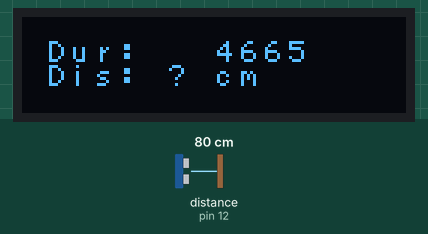
Simulated run of this sketch. Board: Arduino Uno, built with avr-gcc and run on an emulated ATmega328P. Parts: 128×32 one-colour display. Wiring (inferred from the names in the program): ultrasonic range finder: trigger pin 13; echo pin 12; SSD1306 OLED at I2C address 0x3C. Inputs (shaded band) come from the test bench; at power-on: distance to the obstacle (sensor on pin 12) 80 cm. The echo pulse lasts 58.3 µs per cm.

Above: at 3.1 s.
3.2 s: distance to the obstacle (sensor on pin 12) set to 2 cm
At 5.7 s:
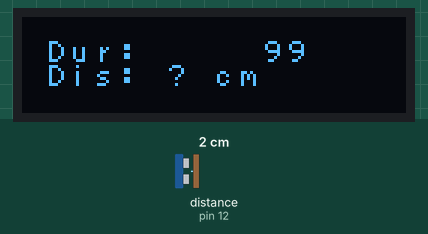
6.6 s: distance to the obstacle (sensor on pin 12) set to 250 cm
At 8.3 s:
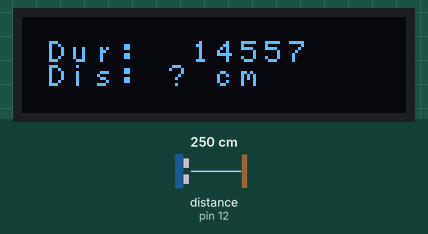
8.7 s: distance to the obstacle (sensor on pin 12) set to 4 cm
At 9.8 s:
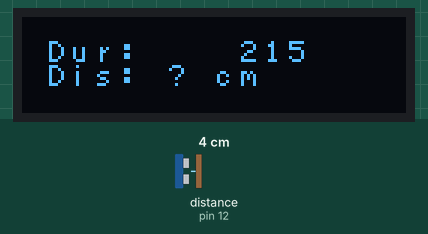
Timing chart, 0 to 11.7 s (numbered marks = the images above; inputs shaded):
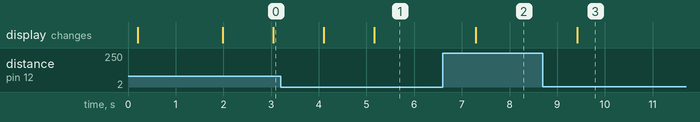

The sketch:

20201012_LAB2_Plus.ino
```cpp
#include <OLED32.h>

const int trigPin = 13;
const int echoPin = 12;

long duration;
float distance;

OLED display(4, 5);
char buf1[50];
char buf2[50];

void setup() {
  // put your setup code here, to run once:
  Serial.begin(115200);
  pinMode(trigPin, OUTPUT);
  pinMode(echoPin, INPUT);
  delay(200);
  display.begin();
}

void loop() {
  // put your main code here, to run repeatedly:
  digitalWrite(trigPin, LOW);
  delayMicroseconds(2);
  digitalWrite(trigPin, HIGH);
  delayMicroseconds(10);
  digitalWrite(trigPin, LOW);

  duration = pulseIn(echoPin, HIGH);
  sprintf(buf1, "Dur: %6d", duration);
  display.print(buf1, 1, 1);
  distance = duration * 0.017;

  sprintf(buf2, "Dis: %.1f cm", distance);
  display.print(buf2, 2, 1);

  delay(1000);
}
```

OLED.cpp
```cpp
#include <Wire.h>
#include "OLED32.h"

//==========================================================//

// Small 8x8 font
static const char myFont[][8] PROGMEM = {
{0x00,0x00,0x00,0x00,0x00,0x00,0x00,0x00},
{0x00,0x00,0x5F,0x00,0x00,0x00,0x00,0x00},
{0x00,0x00,0x07,0x00,0x07,0x00,0x00,0x00},
{0x00,0x14,0x7F,0x14,0x7F,0x14,0x00,0x00},
{0x00,0x24,0x2A,0x7F,0x2A,0x12,0x00,0x00},
{0x00,0x23,0x13,0x08,0x64,0x62,0x00,0x00},
{0x00,0x36,0x49,0x55,0x22,0x50,0x00,0x00},
{0x00,0x00,0x05,0x03,0x00,0x00,0x00,0x00},
{0x00,0x1C,0x22,0x41,0x00,0x00,0x00,0x00},
{0x00,0x41,0x22,0x1C,0x00,0x00,0x00,0x00},
{0x00,0x08,0x2A,0x1C,0x2A,0x08,0x00,0x00},
{0x00,0x08,0x08,0x3E,0x08,0x08,0x00,0x00},
{0x00,0xA0,0x60,0x00,0x00,0x00,0x00,0x00},
{0x00,0x08,0x08,0x08,0x08,0x08,0x00,0x00},
{0x00,0x60,0x60,0x00,0x00,0x00,0x00,0x00},
{0x00,0x20,0x10,0x08,0x04,0x02,0x00,0x00},
{0x00,0x3E,0x51,0x49,0x45,0x3E,0x00,0x00},
{0x00,0x00,0x42,0x7F,0x40,0x00,0x00,0x00},
{0x00,0x62,0x51,0x49,0x49,0x46,0x00,0x00},
{0x00,0x22,0x41,0x49,0x49,0x36,0x00,0x00},
{0x00,0x18,0x14,0x12,0x7F,0x10,0x00,0x00},
{0x00,0x27,0x45,0x45,0x45,0x39,0x00,0x00},
{0x00,0x3C,0x4A,0x49,0x49,0x30,0x00,0x00},
{0x00,0x01,0x71,0x09,0x05,0x03,0x00,0x00},
{0x00,0x36,0x49,0x49,0x49,0x36,0x00,0x00},
{0x00,0x06,0x49,0x49,0x29,0x1E,0x00,0x00},
{0x00,0x00,0x36,0x36,0x00,0x00,0x00,0x00},
{0x00,0x00,0xAC,0x6C,0x00,0x00,0x00,0x00},
{0x00,0x08,0x14,0x22,0x41,0x00,0x00,0x00},
{0x00,0x14,0x14,0x14,0x14,0x14,0x00,0x00},
{0x00,0x41,0x22,0x14,0x08,0x00,0x00,0x00},
{0x00,0x02,0x01,0x51,0x09,0x06,0x00,0x00},
{0x00,0x32,0x49,0x79,0x41,0x3E,0x00,0x00},
{0x00,0x7E,0x09,0x09,0x09,0x7E,0x00,0x00},
{0x00,0x7F,0x49,0x49,0x49,0x36,0x00,0x00},
{0x00,0x3E,0x41,0x41,0x41,0x22,0x00,0x00},
{0x00,0x7F,0x41,0x41,0x22,0x1C,0x00,0x00},
{0x00,0x7F,0x49,0x49,0x49,0x41,0x00,0x00},
{0x00,0x7F,0x09,0x09,0x09,0x01,0x00,0x00},
{0x00,0x3E,0x41,0x41,0x51,0x72,0x00,0x00},
{0x00,0x7F,0x08,0x08,0x08,0x7F,0x00,0x00},
{0x00,0x41,0x7F,0x41,0x00,0x00,0x00,0x00},
{0x00,0x20,0x40,0x41,0x3F,0x01,0x00,0x00},
{0x00,0x7F,0x08,0x14,0x22,0x41,0x00,0x00},
{0x00,0x7F,0x40,0x40,0x40,0x40,0x00,0x00},
{0x00,0x7F,0x02,0x0C,0x02,0x7F,0x00,0x00},
{0x00,0x7F,0x04,0x08,0x10,0x7F,0x00,0x00},
{0x00,0x3E,0x41,0x41,0x41,0x3E,0x00,0x00},
{0x00,0x7F,0x09,0x09,0x09,0x06,0x00,0x00},
{0x00,0x3E,0x41,0x51,0x21,0x5E,0x00,0x00},
{0x00,0x7F,0x09,0x19,0x29,0x46,0x00,0x00},
{0x00,0x26,0x49,0x49,0x49,0x32,0x00,0x00},
{0x00,0x01,0x01,0x7F,0x01,0x01,0x00,0x00},
{0x00,0x3F,0x40,0x40,0x40,0x3F,0x00,0x00},
{0x00,0x1F,0x20,0x40,0x20,0x1F,0x00,0x00},
{0x00,0x3F,0x40,0x38,0x40,0x3F,0x00,0x00},
{0x00,0x63,0x14,0x08,0x14,0x63,0x00,0x00},
{0x00,0x03,0x04,0x78,0x04,0x03,0x00,0x00},
{0x00,0x61,0x51,0x49,0x45,0x43,0x00,0x00},
{0x00,0x7F,0x41,0x41,0x00,0x00,0x00,0x00},
{0x00,0x02,0x04,0x08,0x10,0x20,0x00,0x00},
{0x00,0x41,0x41,0x7F,0x00,0x00,0x00,0x00},
{0x00,0x04,0x02,0x01,0x02,0x04,0x00,0x00},
{0x00,0x80,0x80,0x80,0x80,0x80,0x00,0x00},
{0x00,0x01,0x02,0x04,0x00,0x00,0x00,0x00},
{0x00,0x20,0x54,0x54,0x54,0x78,0x00,0x00},
{0x00,0x7F,0x48,0x44,0x44,0x38,0x00,0x00},
{0x00,0x38,0x44,0x44,0x28,0x00,0x00,0x00},
{0x00,0x38,0x44,0x44,0x48,0x7F,0x00,0x00},
{0x00,0x38,0x54,0x54,0x54,0x18,0x00,0x00},
{0x00,0x08,0x7E,0x09,0x02,0x00,0x00,0x00},
{0x00,0x18,0xA4,0xA4,0xA4,0x7C,0x00,0x00},
{0x00,0x7F,0x08,0x04,0x04,0x78,0x00,0x00},
{0x00,0x00,0x7D,0x00,0x00,0x00,0x00,0x00},
{0x00,0x80,0x84,0x7D,0x00,0x00,0x00,0x00},
{0x00,0x7F,0x10,0x28,0x44,0x00,0x00,0x00},
{0x00,0x41,0x7F,0x40,0x00,0x00,0x00,0x00},
{0x00,0x7C,0x04,0x18,0x04,0x78,0x00,0x00},
{0x00,0x7C,0x08,0x04,0x7C,0x00,0x00,0x00},
{0x00,0x38,0x44,0x44,0x38,0x00,0x00,0x00},
{0x00,0xFC,0x24,0x24,0x18,0x00,0x00,0x00},
{0x00,0x18,0x24,0x24,0xFC,0x00,0x00,0x00},
{0x00,0x00,0x7C,0x08,0x04,0x00,0x00,0x00},
{0x00,0x48,0x54,0x54,0x24,0x00,0x00,0x00},
{0x00,0x04,0x7F,0x44,0x00,0x00,0x00,0x00},
{0x00,0x3C,0x40,0x40,0x7C,0x00,0x00,0x00},
{0x00,0x1C,0x20,0x40,0x20,0x1C,0x00,0x00},
{0x00,0x3C,0x40,0x30,0x40,0x3C,0x00,0x00},
{0x00,0x44,0x28,0x10,0x28,0x44,0x00,0x00},
{0x00,0x1C,0xA0,0xA0,0x7C,0x00,0x00,0x00},
{0x00,0x44,0x64,0x54,0x4C,0x44,0x00,0x00},
{0x00,0x08,0x36,0x41,0x00,0x00,0x00,0x00},
{0x00,0x00,0x7F,0x00,0x00,0x00,0x00,0x00},
{0x00,0x41,0x36,0x08,0x00,0x00,0x00,0x00},
{0x00,0x02,0x01,0x01,0x02,0x01,0x00,0x00},
{0x00,0x02,0x05,0x05,0x02,0x00,0x00,0x00}
};


//==========================================================//
// Resets display depending on the actual mode.
void OLED::reset_display(void)
{
  displayOff();
  clear_display();
  displayOn();
}

//==========================================================//
// Turns display on.
void OLED::displayOn(void)
{
  sendcommand(0xaf);        //display on
}

//==========================================================//
// Turns display off.
void OLED::displayOff(void)
{
  sendcommand(0xae);		//display off
}

//==========================================================//
// Clears the display by sendind 0 to all the screen map.
void OLED::clear_display(void)
{
  unsigned char i,k;
  for(k=0;k<8;k++)
  {
    setXY(k,0);
    {
      for(i=0;i<(128 + 2 * _offset);i++)     //locate all COL
      {
        SendChar(0);         //clear all COL
        //delay(10);
      }
    }
  }
}

//==========================================================//
// Actually this sends a byte, not a char to draw in the display.
// Display's chars uses 8 byte font the small ones and 96 bytes
// for the big number font.
void OLED::SendChar(unsigned char data)
{
  //if (interrupt && !doing_menu) return;   // Stop printing only if interrupt is call but not in button functions

  Wire.beginTransmission(_address); // begin transmitting
  Wire.write(0x40);//data mode
  Wire.write(data);
  Wire.endTransmission();    // stop transmitting
}

//==========================================================//
// Prints a display char (not just a byte) in coordinates X Y,
// being multiples of 8. This means we have 16 COLS (0-15)
// and 8 ROWS (0-7).
void OLED::sendCharXY(unsigned char data, int X, int Y)
{
  setXY(X, Y);
  Wire.beginTransmission(_address); // begin transmitting
  Wire.write(0x40);//data mode

  for(int i=0;i<8;i++)
    Wire.write(pgm_read_byte(myFont[data-0x20]+i));

  Wire.endTransmission();    // stop transmitting
}

//==========================================================//
// Used to send commands to the display.
void OLED::sendcommand(unsigned char com)
{
  Wire.beginTransmission(_address);     //begin transmitting
  Wire.write(0x80);                          //command mode
  Wire.write(com);
  Wire.endTransmission();                    // stop transmitting
}

//==========================================================//
// Set the cursor position in a 16 COL * 8 ROW map.
void OLED::setXY(unsigned char row,unsigned char col)
{
  sendcommand(0xb0+row);                //set page address
  sendcommand(_offset+(8*col&0x0f));       //set low col address
  sendcommand(0x10+((8*col>>4)&0x0f));  //set high col address
}


//==========================================================//
// Prints a string regardless the cursor position.
void OLED::sendStr(unsigned char *string)
{
  unsigned char i=0;
  while(*string)
  {
    for(i=0;i<8;i++)
    {
      SendChar(pgm_read_byte(myFont[*string-0x20]+i));
    }
    *string++;
  }
}

//==========================================================//
// Prints a string in coordinates X Y, being multiples of 8.
// This means we have 16 COLS (0-15) and 8 ROWS (0-7).
void OLED::sendStrXY( const char *string, int X, int Y)
{
  setXY(X,Y);
  unsigned char i=0;
  while(*string)
  {
    for(i=0;i<8;i++)
    {
      SendChar(pgm_read_byte(myFont[*string-0x20]+i));
    }
    *string++;
  }
}

/*
//==========================================================//
// Inits oled and draws logo at startup
void OLED::init_OLED(void)
{
    sendcommand(0xae);		//display off
    sendcommand(0xa6);            //Set Normal Display (default)
    // Adafruit Init sequence for 128x64 OLED module
    sendcommand(0xAE);             //DISPLAYOFF
    sendcommand(0xD5);            //SETDISPLAYCLOCKDIV
    sendcommand(0x80);            // the suggested ratio 0x80
    sendcommand(0xA8);            //SSD1306_SETMULTIPLEX
    sendcommand(0x3F);
    sendcommand(0xD3);            //SETDISPLAYOFFSET
    sendcommand(0x0);             //no offset
    sendcommand(0x40 | 0x0);      //SETSTARTLINE
    sendcommand(0x8D);            //CHARGEPUMP
    sendcommand(0x14);
    sendcommand(0x20);             //MEMORYMODE
    sendcommand(0x00);             //0x0 act like ks0108

    //sendcommand(0xA0 | 0x1);      //SEGREMAP   //Rotate screen 180 deg
    sendcommand(0xA0);

    //sendcommand(0xC8);            //COMSCANDEC  Rotate screen 180 Deg
    sendcommand(0xC0);

    sendcommand(0xDA);            //0xDA
    sendcommand(0x12);           //COMSCANDEC
    sendcommand(0x81);           //SETCONTRAS
    sendcommand(0xCF);           //
    sendcommand(0xd9);          //SETPRECHARGE
    sendcommand(0xF1);
    sendcommand(0xDB);        //SETVCOMDETECT
    sendcommand(0x40);
    sendcommand(0xA4);        //DISPLAYALLON_RESUME
    sendcommand(0xA6);        //NORMALDISPLAY

    clear_display();
    sendcommand(0x2e);            // stop scroll
    //----------------------------REVERSE comments----------------------------//
    sendcommand(0xa0);		//seg re-map 0->127(default)
    sendcommand(0xa1);		//seg re-map 127->0
    sendcommand(0xc8);
    delay(1000);
    //----------------------------REVERSE comments----------------------------//
    // sendcommand(0xa7);  //Set Inverse Display
    // sendcommand(0xae);		//display off
    sendcommand(0x20);            //Set Memory Addressing Mode
    sendcommand(0x00);            //Set Memory Addressing Mode ab Horizontal addressing mode
    //  sendcommand(0x02);         // Set Memory Addressing Mode ab Page addressing mode(RESET)
}
*/
//==========================================================//
// Inits oled and draws logo at startup
void OLED::init_OLED(void)
{
    sendcommand(0xae);		        //display off
    sendcommand(0xa6);            //Set Normal Display (default)
    // Adafruit Init sequence for 128x32 OLED module
    sendcommand(0xAE);             //DISPLAYOFF
    sendcommand(0xD5);            //SETDISPLAYCLOCKDIV
    sendcommand(0x80);            // the suggested ratio 0x80
    sendcommand(0xA8);            //SSD1306_SETMULTIPLEX
    sendcommand(0x1F);            //0x1F if 128x32, 0x3F if others (e.g. 128x64)
    sendcommand(0xD3);            //SETDISPLAYOFFSET
    sendcommand(0x00);             //no offset
    sendcommand(0x40 | 0x0);      //SETSTARTLINE
    sendcommand(0x8D);            //CHARGEPUMP
    sendcommand(0x14);
    sendcommand(0x20);             //MEMORYMODE
    sendcommand(0x00);             //0x0 act like ks0108
    sendcommand(0xA0);
    sendcommand(0xC0);

    sendcommand(0xDA);            //0xDA
    sendcommand(0x02);           //0x02 if 128x32, 0x12 if others (e.g. 128x64)
    sendcommand(0x81);           //SETCONTRAS
    sendcommand(0xCF);           //
    sendcommand(0xd9);          //SETPRECHARGE
    sendcommand(0xF1);
    sendcommand(0xDB);        //SETVCOMDETECT
    sendcommand(0x40);
    sendcommand(0xA4);        //DISPLAYALLON_RESUME
    sendcommand(0xA6);        //NORMALDISPLAY

    clear_display();
    sendcommand(0x2e);            // stop scroll
    //----------------------------REVERSE comments----------------------------//
    sendcommand(0xa0);		//seg re-map 0->127(default)
    sendcommand(0xa1);		//seg re-map 127->0
    sendcommand(0xc8);
    delay(1000);
    //----------------------------REVERSE comments----------------------------//
    sendcommand(0x20);            //Set Memory Addressing Mode
    sendcommand(0x00);            //Set Memory Addressing Mode ab Horizontal addressing mode

}


//==========================================================//


OLED::OLED(uint8_t sda, uint8_t scl, uint8_t address, uint8_t offset) {
	_sda = sda;
	_scl = scl;
	_address = address;
	_offset = offset;
}

void OLED::begin(void) {
	// set up i2c
	Wire.begin(_sda, _scl);
	init_OLED();
	reset_display();
}

void OLED::on(void) {
	DEBUG_PRINTLN("on");
	displayOn();
}

void OLED::off(void) {
	DEBUG_PRINTLN("off");
	displayOff();
}

void OLED::clear(void) {
	DEBUG_PRINTLN("clear");
	clear_display();
}

void OLED::print(char *s, uint8_t r, uint8_t c) {
	DEBUG_PRINT("print ");
	DEBUG_PRINT(r);
	DEBUG_PRINT(",");
	DEBUG_PRINT(c);
	DEBUG_PRINT(" ");
	DEBUG_PRINTLN(s);
	sendStrXY(s, r, c);
}
```

Measured:
- after the input at 3.2 s, the display: first changes after 0.90 s (image 1 shows a later state)
- after the input at 6.6 s, the display: changes after 0.69 s (image 2)
- after the input at 8.7 s, the display: changes after 0.72 s (image 3)
